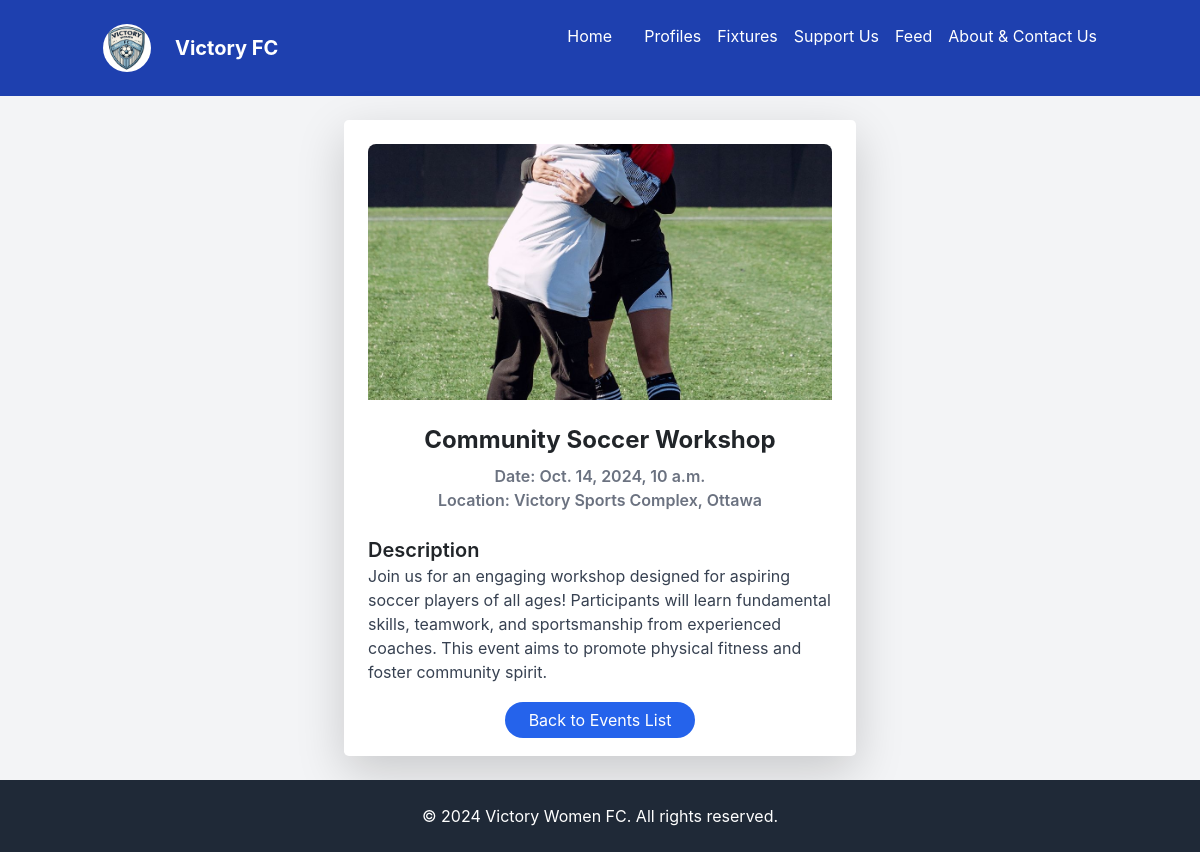
The app's page /events/1/ with its own data.
### main/models.py (models this page shows, shortened)
class Event(models.Model):
    EVENT_TYPES = [
        ('Match', 'Match'),
        ('Workshop', 'Workshop'),
        ('Community Event', 'Community Event'),
    ]
    title = models.CharField(max_length=100)
    photo = models.ImageField(upload_to='event_photos/', default="bg.jpg")
    description = models.TextField()
    date = models.DateTimeField()
    location = models.CharField(max_length=100)
    event_type = models.CharField(max_length=20, choices=EVENT_TYPES)

### main/views.py (the view)
# urls.py: path('events/<int:pk>/', views.event_detail, name='event_detail'),
def event_detail(request, pk):
    event = get_object_or_404(Event, pk=pk)
    return render(request, 'event_detail.html', {
        'event': event,
        'photo': event.photo.url  # Assuming the photo field is an ImageField
    })

### templates/event_detail.html
{% extends 'base.html' %}
{% load image_tags %}
{% block content %}
<div class="bg-white p-6 rounded-lg shadow-lg max-w-lg mx-auto">
    <img src="{{ photo }}" alt="{{ event.title }}" class="w-full h-64 object-cover rounded-t-lg mb-4">
    <h2 class="text-2xl font-bold text-center mt-4">{{ event.title }}</h2>
    <p class="text-center text-gray-500 font-semibold mt-2">Date: {{ event.date }}</p>
    <p class="text-center text-gray-500 font-semibold">Location: {{ event.location }}</p>
    <div class="mt-6">
        <h3 class="text-xl font-semibold">Description</h3>
        <p class="text-gray-700">{{ event.description }}</p>
    </div>
    <div class="mt-6 text-center">
        <a href="{% url 'event_list' %}" class="bg-blue-600 text-white py-2 px-4 rounded-full hover:bg-blue-500 transition duration-300">
            Back to Events List
        </a>
    </div>
</div>
{% endblock %}

### records on screen
Event: title "Community Soccer Workshop", date "Oct. 14, 2024, 10 a.m.", location "Victory Sports Complex, Ottawa", description "Join us for an engaging workshop designed for aspiring soccer players of all ages! Participants will learn fundamental skills, teamwork, and sportsmanship from experienced coaches. This event aims to promote physical fitness and foster community spirit."
